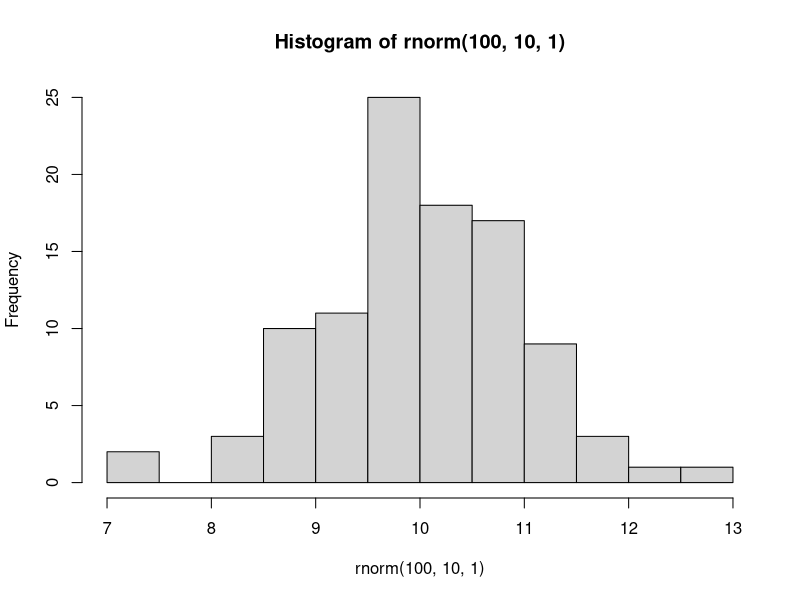
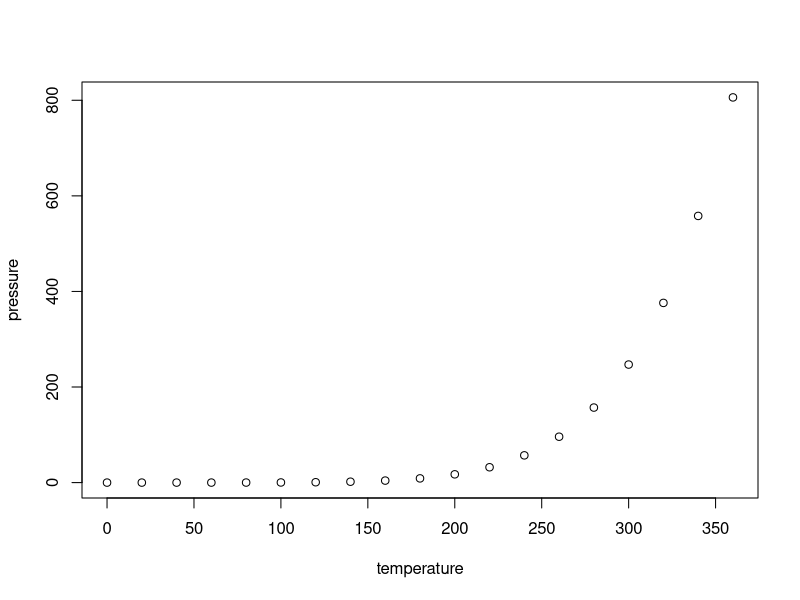

These figures' R source, in order:
## ---- chunk 1
set.seed(90) #produz sempre os mesmos dados
hist(rnorm(100,10,1))
## ---- chunk 2
plot(pressure)
